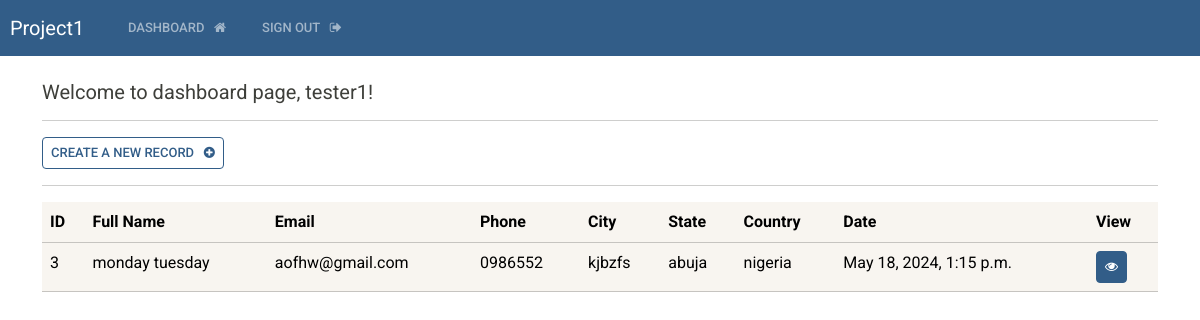
The page /dashboard (signed in) on the database as committed earlier.
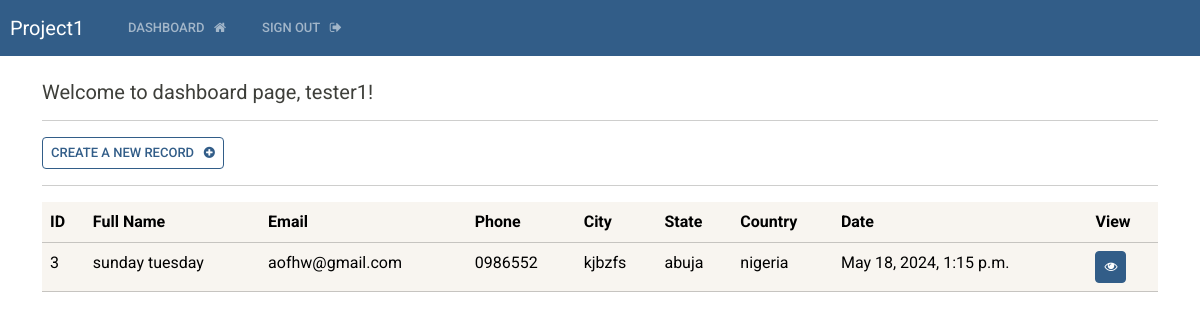
The same page on the database as committed later.
### crud/models.py (models this page shows, shortened)
class Record(models.Model):
    user = models.ForeignKey(User, on_delete=models.CASCADE)
    creation_date = models.DateTimeField(auto_now_add=True)
    first_name = models.CharField(max_length=100)
    last_name = models.CharField(max_length=100)
    email = models.EmailField(max_length=100)
    phone = models.CharField(max_length=15)
    city = models.CharField(max_length=100)
    state = models.CharField(max_length=100)
    country = models.CharField(max_length=100)

### crud/views.py (the view)
# urls.py: path('dashboard', views.dashboard, name='dashboard'),
@login_required(login_url='my-login')
def dashboard(request):
    user_record = Record.objects.filter(user=request.user)
    context = {'user_record':user_record}
    return render(request, 'crud/dashboard.html', context=context)

### crud/templates/crud/dashboard.html
{% extends 'crud/base.html' %}
{% block content %}
<body>
<h5>Welcome to dashboard page, {{request.user.username}}! </h5>
<hr>
<a class="btn btn-outline-primary btn-sm" href="{% url 'create-record' %}">
    Create a new record &nbsp; <i class="fa fa-plus-circle" aria-hidden="true"></i>
</a>
<hr>
<table class="table table-light table-hover">
    <thead class="table-light">
        <tr>
            <th scope="col">ID</th>
            <th scope="col">Full Name</th>
            <th scope="col">Email</th>
            <th scope="col">Phone</th>
            <th scope="col">City</th>
            <th scope="col">State</th>
            <th scope="col">Country</th>
            <th scope="col">Date</th>
            <th scope="col">View</th>
        </tr>
    </thead>
    <tbody>
        {% if user_record %}
        {% for record in user_record %}
        <tr>
            <td>{{record.id}}</td>
            <td>{{record.first_name}} {{record.last_name}}</td>
            <td>{{record.email}}</td>
            <td>{{record.phone}}</td>
            <td>{{record.city}}</td>
            <td>{{record.state}}</td>
            <td>{{record.country}}</td>
            <td>{{record.creation_date}}</td>
            <td><a href="{% url 'view-record' record.id %}" class="btn btn-sm btn-primary"><i class="fa fa-eye" aria-hidden="true"></i></a></td>
        </tr>
        {% endfor %}
        {% endif %}
    </tbody>
</table>
</body>
{% endblock %}

Rows that differ between the two databases and show on the page:
changed Record "tuesday": first_name "monday" → "sunday"
